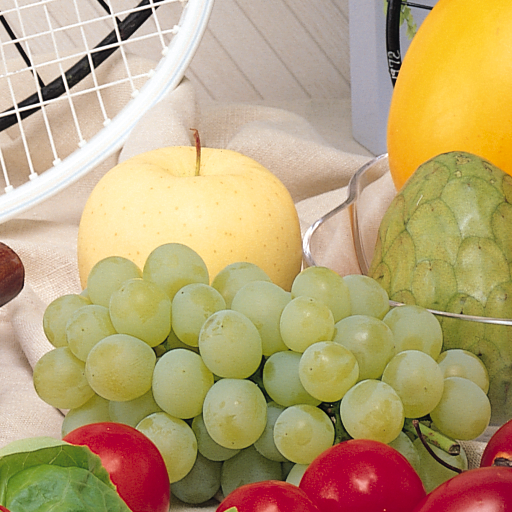
#> input picture LAB_4/jpeg_compression/fruits.png, 512 x 512 px
$ python jpeg_code.py
#> lines starting #> are read from the running program, lines starting #| are printed output that depends on the picture
import cv2
import numpy as np
import matplotlib.pyplot as plt
import os

# --------------------- Helper Functions ------------------------

def apply_dct(block):
    """2D DCT using OpenCV (block must be float32)."""
    return cv2.dct(block.astype(np.float32))

def apply_idct(block):
    """2D inverse DCT using OpenCV (returns float32)."""
    return cv2.idct(block.astype(np.float32))

def quantize(block, q_matrix):
    """Quantization step"""
    return np.round(block / q_matrix)

def dequantize(block, q_matrix):
    """De-quantization step"""
    return block * q_matrix

# --------------------- JPEG Simulation ------------------------

# Load image and convert to grayscale
image = cv2.imread("fruits.png", cv2.IMREAD_GRAYSCALE)
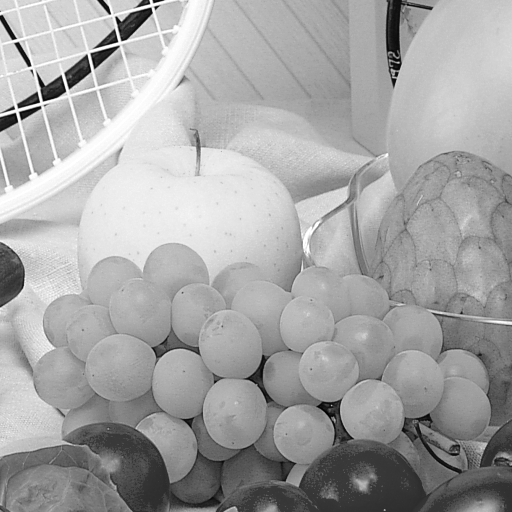
#> image: shape (512, 512); min 0, max 255, mean 164.3
if image is None:
    raise FileNotFoundError("fruits.png not found. Check the path.")

h, w = image.shape
#> h = 512; w = 512
img_f32 = image.astype(np.float32)

# Pad to multiple of 8
h_pad = (8 - h % 8) % 8
#> h_pad = 0
w_pad = (8 - w % 8) % 8
#> w_pad = 0
padded = np.pad(img_f32, ((0, h_pad), (0, w_pad)), mode="constant", constant_values=0)
H, W = padded.shape
#> H = 512; W = 512

# Standard JPEG Luminance Quantization Matrix
Q = np.array([
    [16,11,10,16,24,40,51,61],
    [12,12,14,19,26,58,60,55],
    [14,13,16,24,40,57,69,56],
    [14,17,22,29,51,87,80,62],
    [18,22,37,56,68,109,103,77],
    [24,35,55,64,81,104,113,92],
    [49,64,78,87,103,121,120,101],
    [72,92,95,98,112,100,103,99]
], dtype=np.float32)

recon = np.zeros_like(padded, dtype=np.float32)

# Process 8x8 blocks
for i in range(0, H, 8):
    for j in range(0, W, 8):
        block = padded[i:i+8, j:j+8] - 128.0          # shift by -128
        dct_block = apply_dct(block)                   # DCT
        q_block = quantize(dct_block, Q)               # Quantize
        dq_block = dequantize(q_block, Q)              # Dequantize
        idct_block = apply_idct(dq_block) + 128.0      # IDCT + shift back
        recon[i:i+8, j:j+8] = np.clip(idct_block, 0, 255)

# Crop to original size and convert to uint8
jpeg_image = recon[:h, :w].astype(np.uint8)


cv2.imwrite('result.jpg',jpeg_image)

org_size = os.path.getsize("fruits.png")
jpg_size = os.path.getsize("result.jpg")
print("Original File Size on Disk (KB):", org_size / 1024)
print("Jpg File Size on Disk (KB):", jpg_size / 1024)
print("Compression ratio:", org_size/jpg_size)


# --------------------- Display ------------------------
plt.figure(figsize=(10,5))
plt.subplot(1,2,1); plt.title("Original"); plt.imshow(image, cmap='gray'); plt.axis('off')
plt.subplot(1,2,2); plt.title("JPEG Compressed (Simulated)"); plt.imshow(jpeg_image, cmap='gray'); plt.axis('off')
plt.tight_layout(); plt.show()
#> after `plt.tight_layout()`:
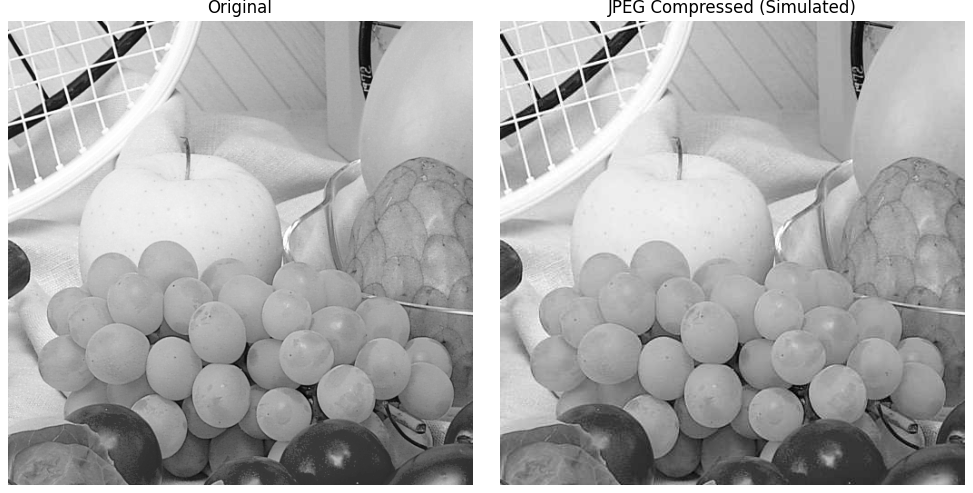
#> figure drawn by matplotlib, 2 panels
